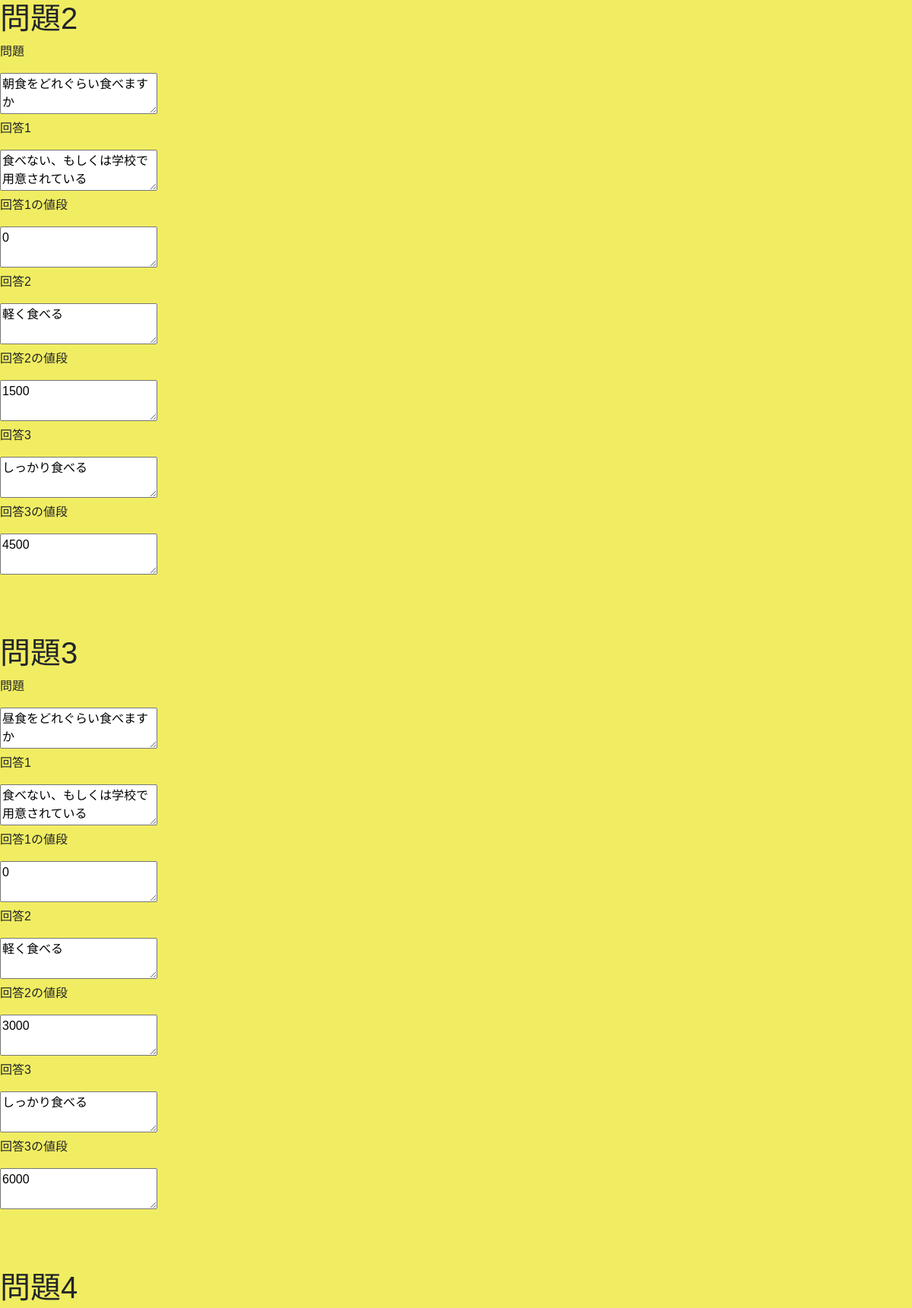
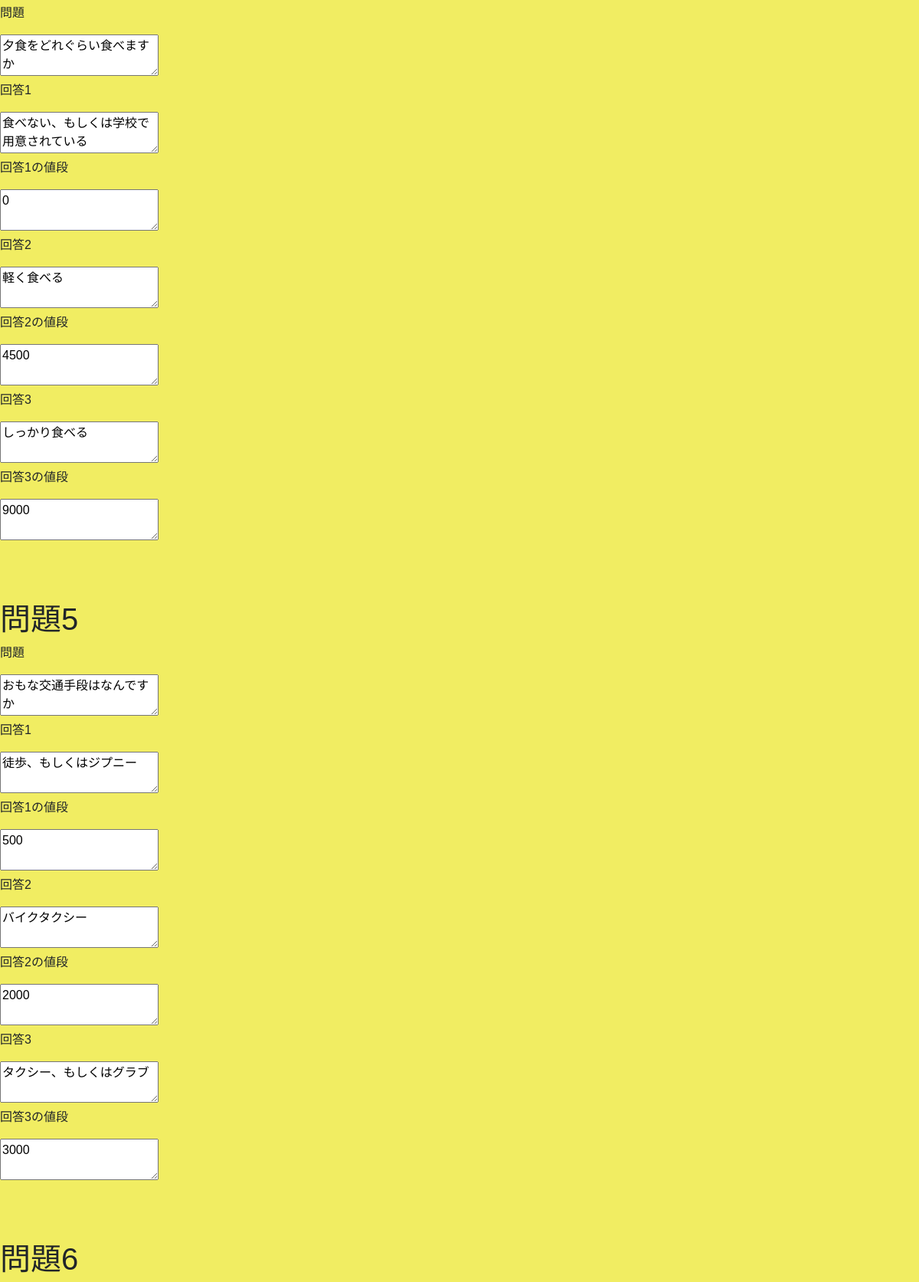
The page /admin/edit.php (upper part) on the database its author committed (2 pictures, top to bottom).
### tables this page shows
CREATE TABLE `questions` (
  `id` int(11) NOT NULL,
  `q_id` int(11) NOT NULL,
  `category` int(11) NOT NULL,
  `content` varchar(255) NOT NULL,
  `created` datetime NOT NULL,
  `updated` timestamp NOT NULL DEFAULT CURRENT_TIMESTAMP ON UPDATE CURRENT_TIMESTAMP
);

CREATE TABLE `options` (
  `id` int(11) NOT NULL,
  `question_id` int(11) NOT NULL,
  `q_q_id` int(11) NOT NULL,
  `content` varchar(255) DEFAULT NULL,
  `price` int(11) DEFAULT NULL,
  `created` datetime NOT NULL,
  `updated` timestamp NOT NULL DEFAULT CURRENT_TIMESTAMP ON UPDATE CURRENT_TIMESTAMP,
  `owner_id` int(11) NOT NULL
);

### admin/edit.php (the view, shortened to what this page needs)
<?php
require('../dbconnect.php');
$q_sql = 'SELECT * FROM `questions` ORDER BY `q_id`';
$q_stmt = $dbh->prepare($q_sql);
$q_stmt->execute();
$questions = [];
while(true){
$question_table = $q_stmt->fetch(PDO::FETCH_ASSOC);
if($question_table == false){
  break;
}
$questions[] = $question_table;
}
$o_sql = 'SELECT * FROM `options` ORDER BY `question_id`';
$o_stmt = $dbh->prepare($o_sql);
$o_stmt->execute();
$options = [];
while(true){
$option_table = $o_stmt->fetch(PDO::FETCH_ASSOC);
if($option_table == false){
  break;
}
$options[] = $option_table;
}
?>
<!DOCTYPE html>
<html>
<head>
    <link rel="stylesheet" href="https://stackpath.bootstrapcdn.com/bootstrap/4.3.1/css/bootstrap.min.css">
    <link rel="stylesheet" type="text/css" href="css/style.css">
</head>
<body>
<form method="POST" action="edit.php">
<h1>問題2</h1>
<p>問題</p>
<textarea name = "q2"><?php echo $questions[1]['content']; ?></textarea><br>
<p>回答1</p>
<textarea name = "o4"><?php echo $options[4]['content']; ?></textarea><br>
<p>回答1の値段</p>
<textarea type = 'number' name = "o_pr_4"><?php echo $options[4]['price']; ?></textarea><br>
<p>回答2</p>
<textarea name = "o5"><?php echo $options[5]['content']; ?></textarea><br>
<p>回答2の値段</p>
<textarea type = 'number' name = "o_pr_5"><?php echo $options[5]['price']; ?></textarea><br>
<p>回答3</p>
<textarea name = "o6"><?php echo $options[6]['content']; ?></textarea><br>
<p>回答3の値段</p>
<textarea type = 'number' name = "o_pr_6"><?php echo $options[6]['price']; ?></textarea><br>
<br><br><br>
<h1>問題3</h1>
<p>問題</p>
<textarea name = "q3"><?php echo $questions[2]['content']; ?></textarea><br>
<p>回答1</p>
<textarea name = "o7"><?php echo $options[7]['content']; ?></textarea><br>
<p>回答1の値段</p>
<textarea type = 'number' name = "o_pr_7"><?php echo $options[7]['price']; ?></textarea><br>
<p>回答2</p>
<textarea name = "o8"><?php echo $options[8]['content']; ?></textarea><br>
<p>回答2の値段</p>
<textarea type = 'number' name = "o_pr_8"><?php echo $options[8]['price']; ?></textarea><br>
<p>回答3</p>
<textarea name = "o9"><?php echo $options[9]['content']; ?></textarea><br>
<p>回答3の値段</p>
<textarea type = 'number' name = "o_pr_9"><?php echo $options[9]['price']; ?></textarea><br>
<br><br><br>
<h1>問題4</h1>
<p>問題</p>
<textarea name = "q4"><?php echo $questions[3]['content']; ?></textarea><br>
<p>回答1</p>
<textarea name = "o10"><?php echo $options[10]['content']; ?></textarea><br>
<p>回答1の値段</p>
<textarea type = 'number' name = "o_pr_10"><?php echo $options[10]['price']; ?></textarea><br>
<p>回答2</p>
<textarea name = "o11"><?php echo $options[11]['content']; ?></textarea><br>
<p>回答2の値段</p>
<textarea type = 'number' name = "o_pr_11"><?php echo $options[11]['price']; ?></textarea><br>
<p>回答3</p>
<textarea name = "o12"><?php echo $options[12]['content']; ?></textarea><br>
<p>回答3の値段</p>
<textarea type = 'number' name = "o_pr_12"><?php echo $options[12]['price']; ?></textarea><br>
<br><br><br>
<h1>問題5</h1>
<p>問題</p>
<textarea name = "q5"><?php echo $questions[4]['content']; ?></textarea><br>
<p>回答1</p>
<textarea name = "o13"><?php echo $options[13]['content']; ?></textarea><br>
<p>回答1の値段</p>
<textarea type = 'number' name = "o_pr_13"><?php echo $options[13]['price']; ?></textarea><br>
<p>回答2</p>
<textarea name = "o14"><?php echo $options[14]['content']; ?></textarea><br>
<p>回答2の値段</p>
<textarea type = 'number' name = "o_pr_14"><?php echo $options[14]['price']; ?></textarea><br>
<p>回答3</p>
<textarea name = "o15"><?php echo $options[15]['content']; ?></textarea><br>
<p>回答3の値段</p>
<textarea type = 'number' name = "o_pr_15"><?php echo $options[15]['price']; ?></textarea><br>
<br><br><br>
<h1>問題6</h1>
<textarea name = "q6"><?php echo $questions[5]['content']; ?></textarea><br>
<textarea name = "o16"><?php echo $options[16]['content']; ?></textarea><br>
<textarea type = 'number' name = "o_pr_16"><?php echo $options[16]['price']; ?></textarea><br>
<textarea name = "o17"><?php echo $options[17]['content']; ?></textarea><br>
<textarea type = 'number' name = "o_pr_17"><?php echo $options[17]['price']; ?></textarea><br>
<textarea name = "o18"><?php echo $options[18]['content']; ?></textarea><br>
<textarea type = 'number' name = "o_pr_18"><?php echo $options[18]['price']; ?></textarea><br>
<br><br><br>
<textarea name = "q7"><?php echo $questions[6]['content']; ?></textarea><br>
<textarea name = "o19"><?php echo $options[19]['content']; ?></textarea><br>
<textarea type = 'number' name = "o_pr_19"><?php echo $options[19]['price']; ?></textarea><br>
<textarea name = "o20"><?php echo $options[20]['content']; ?></textarea><br>
<textarea type = 'number' name = "o_pr_20"><?php echo $options[20]['price']; ?></textarea><br>
<textarea name = "o21"><?php echo $options[21]['content']; ?></textarea><br>
<textarea type = 'number' name = "o_pr_21"><?php echo $options[21]['price']; ?></textarea><br>
<br><br><br>
<textarea name = "q8"><?php echo $questions[7]['content']; ?></textarea><br>
<textarea name = "o22"><?php echo $options[22]['content']; ?></textarea><br>
<textarea type = 'number' name = "o_pr_22"><?php echo $options[22]['price']; ?></textarea><br>
<textarea name = "o23"><?php echo $options[23]['content']; ?></textarea><br>
<textarea type = 'number' name = "o_pr_23"><?php echo $options[23]['price']; ?></textarea><br>
<textarea name = "o24"><?php echo $options[24]['content']; ?></textarea><br>
<textarea type = 'number' name = "o_pr_24"><?php echo $options[24]['price']; ?></textarea><br>
<br><br><br>
<textarea name = "q9"><?php echo $questions[8]['content']; ?></textarea><br>
<textarea name = "o25"><?php echo $options[25]['content']; ?></textarea><br>
<textarea type = 'number' name = "o_pr_25"><?php echo $options[25]['price']; ?></textarea><br>
<textarea name = "o26"><?php echo $options[26]['content']; ?></textarea><br>
<textarea type = 'number' name = "o_pr_26"><?php echo $options[26]['price']; ?></textarea><br>
<textarea name = "o27"><?php echo $options[27]['content']; ?></textarea><br>
<textarea type = 'number' name = "o_pr_27"><?php echo $options[27]['price']; ?></textarea><br>
<br><br><br>
<textarea name = "q10"><?php echo $questions[9]['content']; ?></textarea><br>
<textarea name = "o28"><?php echo $options[28]['content']; ?></textarea><br>
<textarea type = 'number' name = "o_pr_28"><?php echo $options[28]['price']; ?></textarea><br>
<textarea name = "o29"><?php echo $options[29]['content']; ?></textarea><br>
<textarea type = 'number' name = "o_pr_29"><?php echo $options[29]['price']; ?></textarea><br>
<textarea name = "o30"><?php echo $options[30]['content']; ?></textarea><br>
<textarea type = 'number' name = "o_pr_30"><?php echo $options[30]['price']; ?></textarea><br>
<br><br><br>
<textarea name = "q11"><?php echo $questions[10]['content']; ?></textarea><br>
<textarea name = "o31"><?php echo $options[31]['content']; ?></textarea><br>
<textarea type = 'number' name = "o_pr_31"><?php echo $options[31]['price']; ?></textarea><br>
<textarea name = "o32"><?php echo $options[32]['content']; ?></textarea><br>
<textarea type = 'number' name = "o_pr_32"><?php echo $options[32]['price']; ?></textarea><br>
<textarea name = "o33"><?php echo $options[33]['content']; ?></textarea><br>
<textarea type = 'number' name = "o_pr_33"><?php echo $options[33]['price']; ?></textarea><br>
<br><br><br>
<textarea name = "q12"><?php echo $questions[11]['content']; ?></textarea><br>
<textarea name = "o34"><?php echo $options[34]['content']; ?></textarea><br>
<textarea type = 'number' name = "o_pr_34"><?php echo $options[34]['price']; ?></textarea><br>
<textarea name = "o35"><?php echo $options[35]['content']; ?></textarea><br>
<textarea type = 'number' name = "o_pr_35"><?php echo $options[35]['price']; ?></textarea><br>
<textarea name = "o36"><?php echo $options[36]['content']; ?></textarea><br>
<textarea type = 'number' name = "o_pr_36"><?php echo $options[36]['price']; ?></textarea><br>
<br><br><br>
<textarea name = "q13"><?php echo $questions[12]['content']; ?></textarea><br>
<textarea name = "o37"><?php echo $options[37]['content']; ?></textarea><br>
<textarea type = 'number' name = "o_pr_37"><?php echo $options[37]['price']; ?></textarea><br>
<textarea name = "o38"><?php echo $options[38]['content']; ?></textarea><br>
<textarea type = 'number' name = "o_pr_38"><?php echo $options[38]['price']; ?></textarea><br>
<textarea name = "o39"><?php echo $options[39]['content']; ?></textarea><br>
<textarea type = 'number' name = "o_pr_39"><?php echo $options[39]['price']; ?></textarea><br>
<br><br><br>
<textarea name = "q14"><?php echo $questions[13]['content']; ?></textarea><br>
<textarea name = "o40"><?php echo $options[40]['content']; ?></textarea><br>
<textarea type = 'number' name = "o_pr_40"><?php echo $options[40]['price']; ?></textarea><br>
<textarea name = "o41"><?php echo $options[41]['content']; ?></textarea><br>
<textarea type = 'number' name = "o_pr_41"><?php echo $options[41]['price']; ?></textarea><br>
<textarea name = "o42"><?php echo $options[42]['content']; ?></textarea><br>
<textarea type = 'number' name = "o_pr_42"><?php echo $options[42]['price']; ?></textarea><br>
<br><br><br>
<textarea name = "q15"><?php echo $questions[14]['content']; ?></textarea><br>
<textarea name = "o43"><?php echo $options[43]['content']; ?></textarea><br>
<textarea type = 'number' name = "o_pr_43"><?php echo $options[43]['price']; ?></textarea><br>
<textarea name = "o44"><?php echo $options[44]['content']; ?></textarea><br>
<textarea type = 'number' name = "o_pr_44"><?php echo $options[44]['price']; ?></textarea><br>
<textarea name = "o45"><?php echo $options[45]['content']; ?></textarea><br>
<textarea type = 'number' name = "o_pr_45"><?php echo $options[45]['price']; ?></textarea><br>
<br><br><br>
<textarea name = "q16"><?php echo $questions[15]['content']; ?></textarea><br>
<textarea name = "o46"><?php echo $options[46]['content']; ?></textarea><br>
<textarea type = 'number' name = "o_pr_46"><?php echo $options[46]['price']; ?></textarea><br>
<textarea name = "o47"><?php echo $options[47]['content']; ?></textarea><br>
<textarea type = 'number' name = "o_pr_47"><?php echo $options[47]['price']; ?></textarea><br>
<textarea name = "o48"><?php echo $options[48]['content']; ?></textarea><br>
<textarea type = 'number' name = "o_pr_48"><?php echo $options[48]['price']; ?></textarea><br>
<br><br><br>
</form>
</body>
</html>

### css/style.css (style rules this page uses)
body { font-family: 'Noto Sans JP', sans-serif; background-color: #f1ed62; }

### rows shown on the page
questions: q2 "朝食をどれぐらい食べますか"
options: o4 "食べない、もしくは学校で用意されている", o_pr_4 "0"
options: o5 "軽く食べる", o_pr_5 "1500"
options: o6 "しっかり食べる", o_pr_6 "4500"
questions: q3 "昼食をどれぐらい食べますか"
options: o7 "食べない、もしくは学校で用意されている", o_pr_7 "0"
options: o8 "軽く食べる", o_pr_8 "3000"
options: o9 "しっかり食べる", o_pr_9 "6000"
questions: q4 "夕食をどれぐらい食べますか"
options: o10 "食べない、もしくは学校で用意されている", o_pr_10 "0"
options: o11 "軽く食べる", o_pr_11 "4500"
options: o12 "しっかり食べる", o_pr_12 "9000"
questions: q5 "おもな交通手段はなんですか"
options: o13 "徒歩、もしくはジプニー", o_pr_13 "500"
options: o14 "バイクタクシー", o_pr_14 "2000"
options: o15 "タクシー、もしくはグラブ", o_pr_15 "3000"
